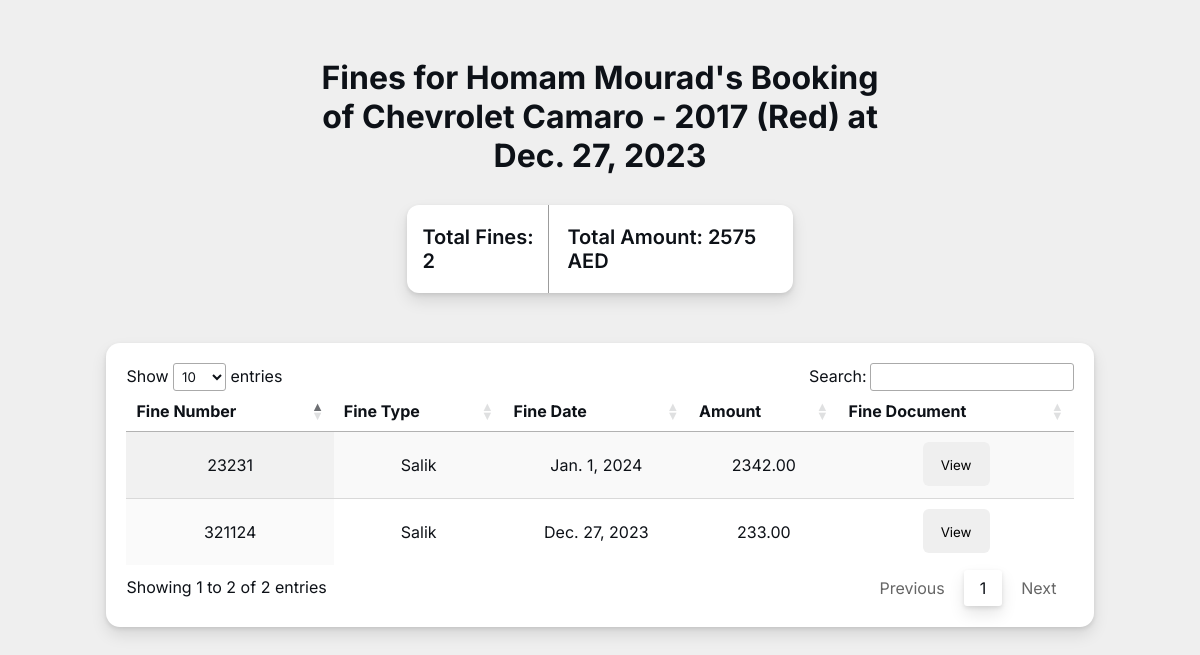
The app's page /contract_fines/1/ with its own data.
### user/models.py (models this page shows, shortened)
class Contract(models.Model):
    user = models.ForeignKey(User, on_delete=models.CASCADE)
    car = models.ForeignKey(Car, on_delete=models.CASCADE, default=None, blank=True, null=True)
    contract_image = models.ImageField(upload_to='contract_images/', null=True, blank=True)
    invoice_image = models.ImageField(upload_to='invoice_images/', null=True, blank=True, default=None)
    pickup_date = models.DateField()
    return_date = models.DateField()
    hold_release_date = models.DateField(blank=True, null=True, default = None)
    is_active = models.BooleanField(default=True)
    deposit_status = models.BooleanField(default = True)
    car_exterior_image1 = models.ImageField(upload_to='car_exterior_images/', blank=True, null=True)
    car_exterior_image2 = models.ImageField(upload_to='car_exterior_images/', blank=True, null=True)
    car_exterior_image3 = models.ImageField(upload_to='car_exterior_images/', blank=True, null=True)
    car_exterior_image4 = models.ImageField(upload_to='car_exterior_images/', blank=True, null=True)
    car_exterior_image5 = models.ImageField(upload_to='car_exterior_images/', blank=True, null=True)
    car_interior_image1 = models.ImageField(upload_to='car_interior_images/', blank=True, null=True)
    car_interior_image2 = models.ImageField(upload_to='car_interior_images/', blank=True, null=True)
    car_interior_image3 = models.ImageField(upload_to='car_interior_images/', blank=True, null=True)
    car_interior_image4 = models.ImageField(upload_to='car_interior_images/', blank=True, null=True)
    car_interior_image5 = models.ImageField(upload_to='car_interior_images/', blank=True, null=True)

class User(models.Model):
    id = models.CharField(max_length=10, primary_key=True)  # You can adjust the max_length as needed
    profile_picture = models.ImageField(upload_to='profile_pics/')
    email = models.EmailField(max_length=100, default= None, null=True, blank=True)  # New field for email
    first_name = models.CharField(max_length=50)
    last_name = models.CharField(max_length=50)
    def __str__(self):
        return f"{self.first_name} {self.last_name}"

class Car(models.Model):
    license_plate_number = models.CharField(max_length=20, default= None)
    kilometer = models.DecimalField(max_digits=10, decimal_places=2, default= None)
    car_name = models.CharField(max_length=100)
    car_year = models.CharField(max_length=100)
    car_color = models.CharField(max_length=50)
    car_picture = models.ImageField(upload_to='car_stock_pictures/', blank=True, null=True)
    def __str__(self):
        return f"{self.car_name} - {self.car_year} ({self.car_color})"

class Fine(models.Model):
    contract = models.ForeignKey(Contract, on_delete=models.CASCADE)
    fine_picture = models.ImageField(upload_to='fine_images/', null=True, blank=True)
    fine_number = models.CharField(max_length=50, default= None)
    fine_type = models.CharField(max_length=100)
    fine_date = models.DateField()
    amount = models.DecimalField(max_digits=10, decimal_places=2)

### user/views.py (the view)
# urls.py: path('contract_fines/<int:contract_id>/', views.contract_fines, name='contract_fines'),
def contract_fines(request, contract_id):
    contract = Contract.objects.get(id=contract_id)
    fines = Fine.objects.filter(contract=contract)
    total_fines = fines.count()  # Get total fines count
    total_amount = fines.aggregate(Sum('amount'))['amount__sum'] or 0  # Get total amount
    return render(request, 'user/contract_fines.html', {
        'contract': contract,
        'fines': fines,
        'total_fines': total_fines,
        'total_amount': total_amount,
    })

### templates/user/contract_fines.html (shortened to what this page needs)
{% load static %}
<!DOCTYPE html>
<html lang="en">
  <head>
    <link rel="stylesheet" type="text/css" href="https://cdn.datatables.net/1.11.5/css/jquery.dataTables.min.css" />
    <link rel="stylesheet" type="text/css" href="{% static 'css/style.css' %}" />
  </head>
<body  class="user_detail_body">
    <h1 class="contract_fines_title">Fines for {{contract.user}}'s Booking of {{contract.car}} at {{contract.pickup_date}}</h1>
    {% if fines %}
    <div class="fines_total_and_amount">
        <p>Total Fines: {{ total_fines }}</p>
        <div class="seperator_line"></div>
        <p>Total Amount: {{ total_amount }} AED</p>
    </div>
    <table id="finesTable" class="display stripe">
      <thead>
        <tr>
          <th>Fine Number</th>
          <th>Fine Type</th>
          <th>Fine Date</th>
          <th>Amount</th>
          <th>Fine Document</th>
        </tr>
      </thead>
      <tbody>
        {% for fine in fines %}
          <tr>
            <td>{{ fine.fine_number }}</td>
            <td>{{ fine.fine_type }}</td>
            <td>{{ fine.fine_date }}</td>
            <td>{{ fine.amount }}</td>
            <td>
              {% if fine.fine_picture %}
                <a class="fine_document_view" href="{{ fine.fine_picture.url }}" target="_blank" class="btn btn-primary"><button class="fine_document_button"> View </button> </a>
              {% else %}
                No Document Available
              {% endif %}
            </td>
          </tr>
        {% endfor %}
      </tbody>
    </table>
  {% else %}
    <p>No fines found for this contract.</p>
  {% endif %}
</body>
</html>

### static/css/style.css (style rules this page uses)
a { list-style: none; color: #0d1117; text-decoration: none; }
* { font-family: 'Inter', sans-serif; }
.user_detail_body { background-color: rgb(239, 239, 239); display: flex; flex-direction: column; align-items: center; color:#0d1117 ; }
.contract_fines_title { width: 50%; margin: auto; margin-top: 50px; text-align: center; }
.fines_total_and_amount { margin-top: 30px; background-color: #ffffff; display: flex; font-weight: 600; font-size: 20px; justify-content: space-between; padding-left: 15px; padding-right: 15px; width: 30%; border-radius: 12px; box-shadow: 0 2px 4px rgba(0, 0, 0, .1), 0 8px 16px rgba(0, 0, 0, .1); }
.seperator_line { border-left: 1px solid #9c9c9c; margin: 0 10px; width: 10px; }
#finesTable { border: none; }
#finesTable td { text-align: center; vertical-align: middle; }
.fine_document_view { background-color: #efefef; padding: 12px; border-radius: 6px; font-size: 16px; font-weight: 600; }
.fine_document_button { height: 50px; background: none; border: none; outline: none; cursor: pointer; }

### records on screen
Contract: user "Homam Mourad", car "Chevrolet Camaro - 2017 (Red)", pickup_date "Dec. 27, 2023"
Fine: fine_number "321124", fine_type "Salik", fine_date "Dec. 27, 2023", amount "233.00"
Fine: fine_number "23231", fine_type "Salik", fine_date "Jan. 1, 2024", amount "2342.00"

### other values on screen
{{ total_fines }} "2"
{{ total_amount }} "2575"
